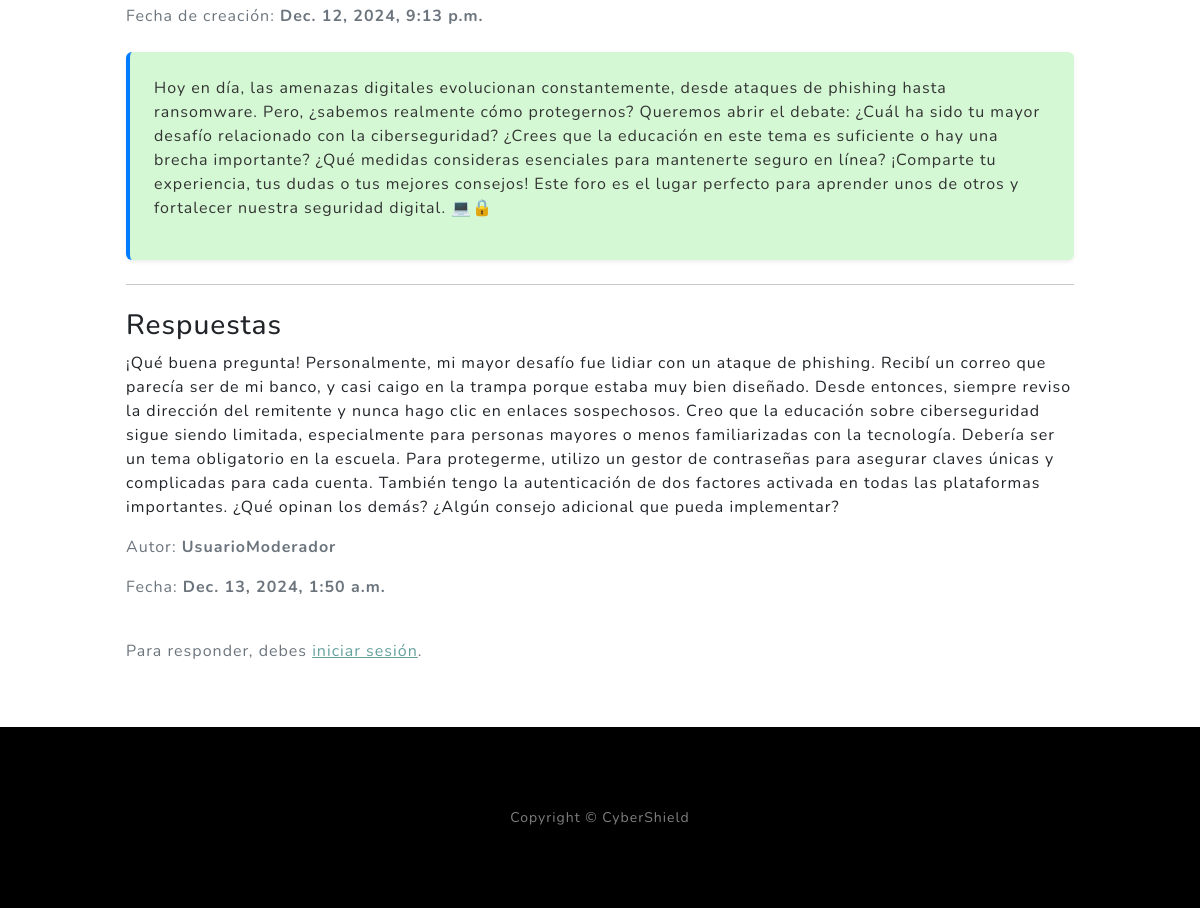
/pregunta/1/ (lower part), run on an earlier commit of the app's database.
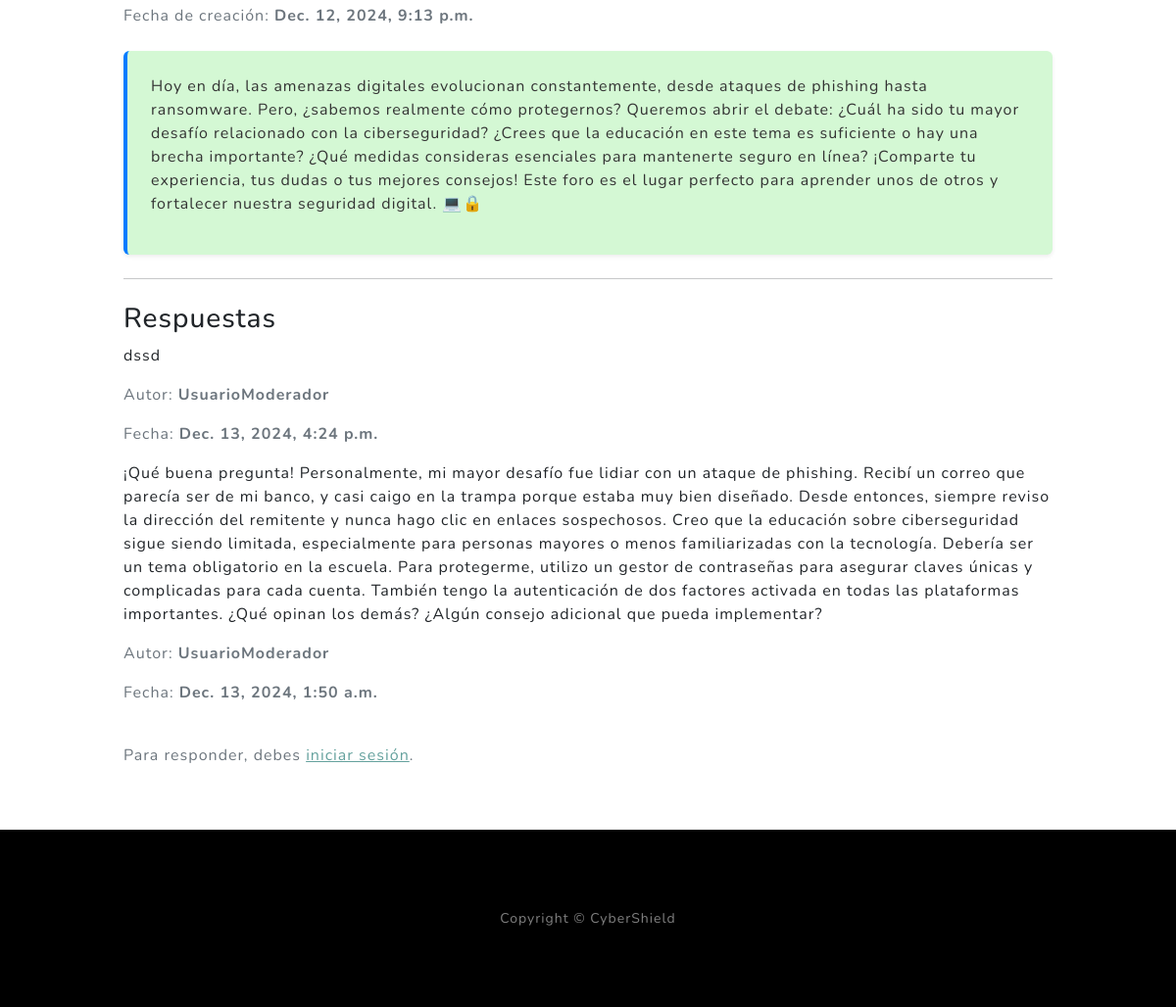
And on a later commit of the database.
### AppGero/models.py (models this page shows, shortened)
class Respuesta(models.Model):
    pregunta = models.ForeignKey(Pregunta, related_name='respuestas', on_delete=models.CASCADE)
    contenido = models.TextField()
    autor = models.ForeignKey(User, on_delete=models.CASCADE)
    fecha_creacion = models.DateTimeField(auto_now_add=True)

### AppGero/views.py (the view, shortened to what this page needs)
# urls.py: path('pregunta/<int:id>/', views.detalle_pregunta, name='detalle_pregunta'),
def detalle_pregunta(request, id):
    pregunta = get_object_or_404(Pregunta, id=id)
    respuestas = pregunta.respuestas.all().order_by('-fecha_creacion')  # Carga las respuestas ordenadas por fecha
    form = RespuestaForm()  # Crea una instancia del formulario para respuestas
    return render(request, 'appgero/detalle_pregunta.html', {
        'pregunta': pregunta,
        'respuestas': respuestas,
        'form': form,
    })

### AppGero/templates/appgero/detalle_pregunta.html (shortened to what this page needs)
{% extends 'appgero/padre.html' %}
{% block content %}
<div class="container px-4 px-lg-5 py-5">
    <div class="question-header mb-4">
        <p class="text-muted">Fecha de creación: <strong>{{ pregunta.fecha_creacion }}</strong></p>
    </div>
    <div class="question-content mb-4 p-4 rounded shadow-sm" style="background-color: #d4f8d4; color: #333;">
        <p>{{ pregunta.contenido }}</p>
    </div>
    <hr class="my-4">
    <div class="responses">
        <h3 class="text-dark">Respuestas</h3>
        <div class="response-container">
            {% for respuesta in respuestas %}
                <div class="response-item {% cycle 'response-left' 'response-right' %}">
                    <div class="d-flex flex-column">
                        <div class="response-text">
                            <p class="response-content">{{ respuesta.contenido }}</p>
                            <p class="text-muted">Autor: <strong>{{ respuesta.autor.username }}</strong></p>
                            <p class="text-muted">Fecha: <strong>{{ respuesta.fecha_creacion }}</strong></p>
                        </div>
                    </div>
                </div>
            {% empty %}
                <p class="text-muted">No hay respuestas aún. ¡Sé el primero en responder!</p>
            {% endfor %}
        </div>
        {% if user.is_authenticated %}
            <div class="response-form bg-light p-4 rounded shadow" style="background-color: #f9f9f9;">
                <h4 class="text-primary">Deja tu respuesta:</h4>
                <form method="post">
                    {% csrf_token %}
                    <div class="form-group">
                        {{ form.as_p }}
                    </div>
                    <button type="submit" class="btn btn-primary">Responder</button>
                </form>
            </div>
        {% else %}
            <p class="text-muted mt-4">Para responder, debes <a href="{% url 'login' %}" class="btn-link">iniciar sesión</a>.</p>
        {% endif %}
    </div>
</div>
{% endblock %}

What changed in the data, as far as the page shows it:
added Respuesta: contenido "dssd", autor.username "UsuarioModerador", fecha_creacion "Dec. 13, 2024, 4:24 p.m."
